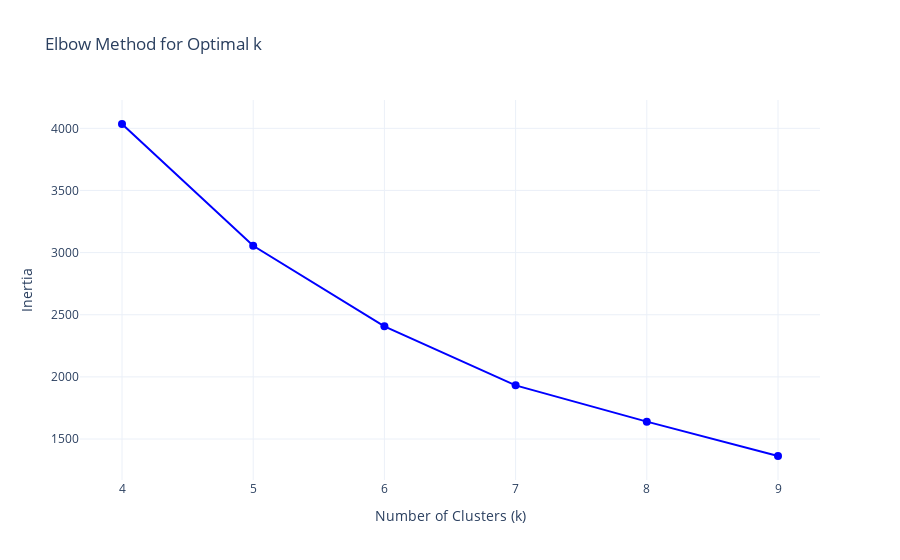
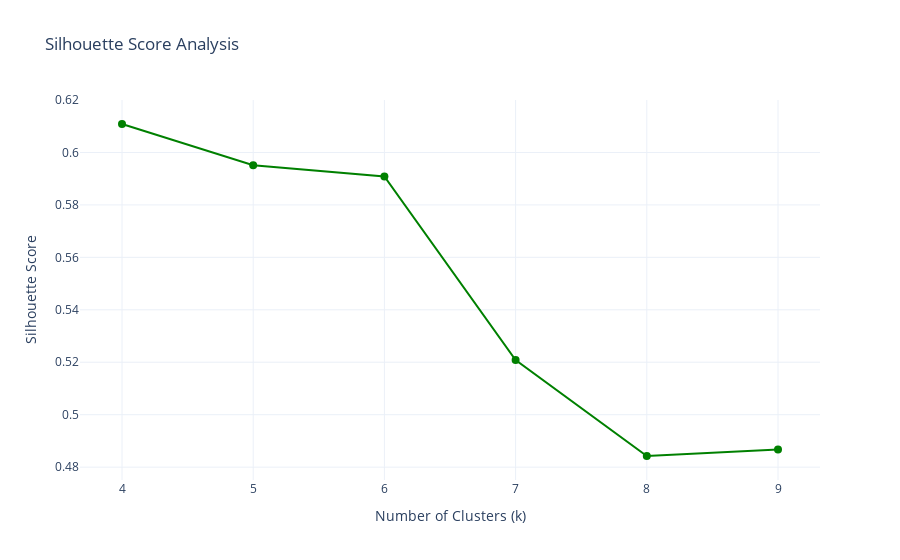

The notebook cell these images were saved under, in order:
### Code cell
find_optimal_k(
    rfm_output,
    id_col="CustomerID",
    features=["Recency", "Frequency", "Monetary"],
    metrics=["silhouette_scores", "inertia"],
    show_plots=True,
)

### Figure 1 — Plotly figure (JSON) as saved in the notebook; plotly's stock layout.template omitted (floating-point values rounded to 4 significant figures)
{"data": [{"line": {"width": 2}, "marker": {"color": "blue", "size": 8}, "mode": "lines+markers", "name": "Inertia", "type": "scatter", "x": [4, 5, 6, 7, 8, 9], "y": [4035.0, 3055.0, 2407.0, 1932.0, 1640.0, 1363.0]}], "layout": {"hovermode": "x", "title": {"text": "Elbow Method for Optimal k"}, "xaxis": {"title": {"text": "Number of Clusters (k)"}}, "yaxis": {"title": {"text": "Inertia"}}}}

### Figure 2 — Plotly figure (JSON) as saved in the notebook; plotly's stock layout.template omitted (floating-point values rounded to 4 significant figures)
{"data": [{"line": {"width": 2}, "marker": {"color": "green", "size": 8}, "mode": "lines+markers", "name": "Silhouette Score", "type": "scatter", "x": [4, 5, 6, 7, 8, 9], "y": [0.6109, 0.5952, 0.5909, 0.5208, 0.4842, 0.4868]}], "layout": {"hovermode": "x", "title": {"text": "Silhouette Score Analysis"}, "xaxis": {"title": {"text": "Number of Clusters (k)"}}, "yaxis": {"title": {"text": "Silhouette Score"}}}}
